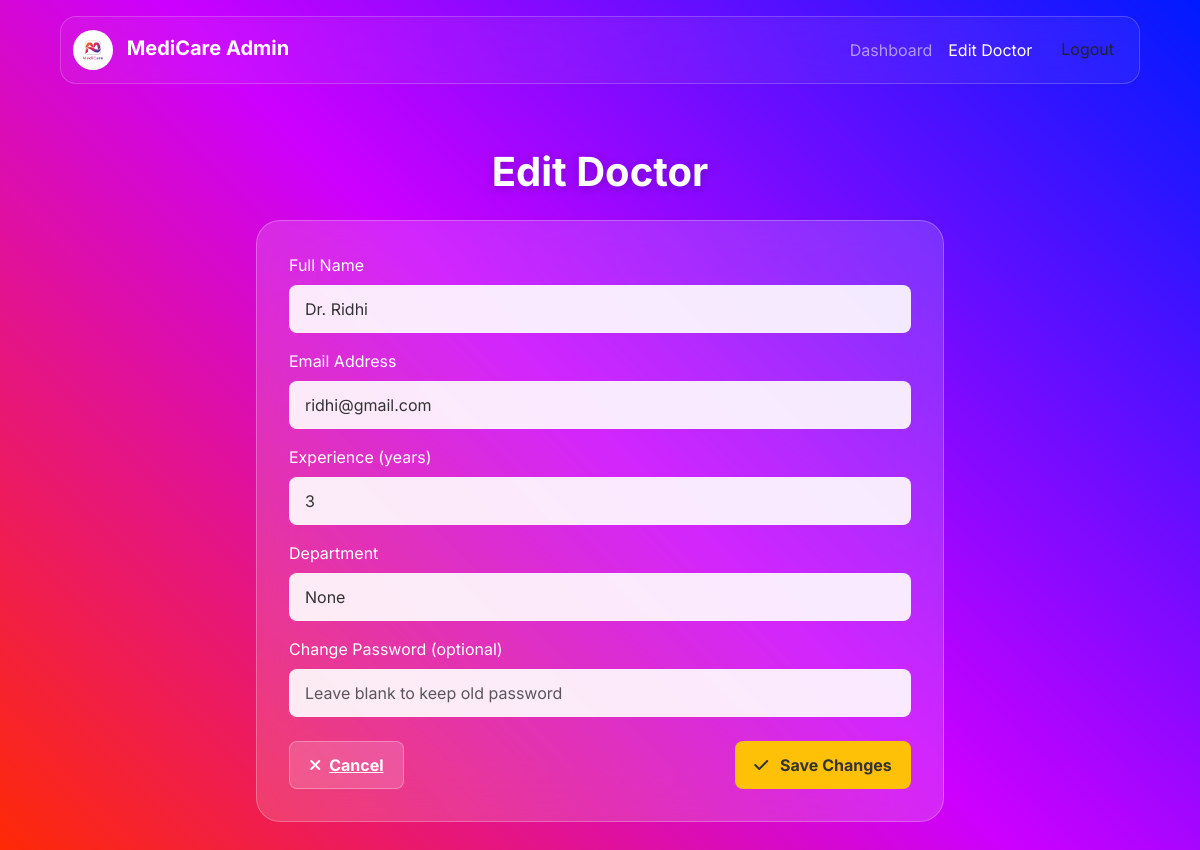
The app's page /edit_doctor/2 with its own data.
### application/models.py (models this page shows)
class Doctor(db.Model):
    __tablename__ = 'doctor'
    id = db.Column(db.Integer(),primary_key = True)
    doctor_name = db.Column(db.String(), nullable=False)
    password = db.Column(db.String(), nullable=False)
    email = db.Column(db.String(), nullable=False)
    department_id = db.Column(db.Integer(), db.ForeignKey('department.id'), nullable=False)
    user_id = db.Column(db.Integer(), db.ForeignKey('user.id', ondelete="CASCADE"), nullable=False)
    type = db.Column(db.String(), nullable=False)
    experience = db.Column(db.Integer(), nullable=False)
    appointment = db.relationship('Appointment', backref='doctor', cascade="all, delete-orphan")

class Department(db.Model):
    __tablename__ = 'department'
    id = db.Column(db.Integer(),primary_key = True)
    name = db.Column(db.String())
    description = db.Column(db.String())
    doctor = db.relationship('Doctor', backref='department')

### application/controllers.py (the view, shortened to what this page needs)
@app.route("/edit_doctor/<int:id>", methods=["GET", "POST"])
def edit_doctor(id):
    doctor = Doctor.query.get_or_404(id)
    departments = Department.query.all()
    return render_template("edit_doctor.html", doctor=doctor, departments=departments)

### templates/edit_doctor.html (shortened to what this page needs)
<!DOCTYPE html>
<html lang="en">
<head>
    <link href="https://cdn.jsdelivr.net/npm/bootstrap@5.3.2/dist/css/bootstrap.min.css" rel="stylesheet">
</head>
<body class="landing-page">
    <nav class="navbar navbar-expand-lg admin-navbar navbar-dark sticky-top">
        <div class="container-fluid">
            <a class="navbar-brand" href="/admin">
                <img src="../static/logo2.png" style="height: 40px; border-radius: 50%;">
                <span class="fw-bold ms-2">MediCare Admin</span>
            </a>
            <div class="collapse navbar-collapse">
                <ul class="navbar-nav ms-auto">
                    <li class="nav-item"><a class="nav-link" href="/admin">Dashboard</a></li>
                    <li class="nav-item"><a class="nav-link active" href="#">Edit Doctor</a></li>
                    <li class="nav-item"><a href="/login" class="btn btn-login ms-lg-2">Logout</a></li>
                </ul>
            </div>
        </div>
    </nav>
    <main class="container p-4 p-md-5">
        <h1 class="admin-title mb-4">Edit Doctor</h1>
        <div class="row justify-content-center">
            <div class="col-lg-8 col-md-10">
                <div class="glass-card">
                    <form method="POST">
                        <div class="mb-3">
                            <label class="form-label">Full Name</label>
                            <input type="text" name="doctor_name"
                                class="form-control form-control-admin"
                                value="{{ doctor.doctor_name }}" required>
                        </div>
                        <div class="mb-3">
                            <label class="form-label">Email Address</label>
                            <input type="email" name="email" class="form-control form-control-admin"
                                value="{{ doctor.email }}" required>
                        </div>
                        <div class="mb-3">
                            <label class="form-label">Experience (years)</label>
                            <input type="number" name="experience" class="form-control form-control-admin"
                                value="{{ doctor.experience }}" required>
                        </div>
                        <div class="mb-3">
                            <label class="form-label">Department</label>
                            <select name="department_id" class="form-select form-control-admin" required>
                                {% for dept in departments %}
                                <option value="{{ dept.id }}"
                                    {% if dept.id == doctor.department_id %}selected{% endif %}>
                                    {{ dept.name }}
                                </option>
                                {% endfor %}
                            </select>
                        </div>
                        <div class="mb-3">
                            <label class="form-label">Change Password (optional)</label>
                            <input type="password" name="password"
                                class="form-control form-control-admin"
                                placeholder="Leave blank to keep old password">
                        </div>
                        <div class="d-flex justify-content-between mt-4">
                            <a href="/admin" class="btn-register"><i class="fa-solid fa-xmark me-2"></i>Cancel</a>
                            <button type="submit" class="btn-edit"><i class="fa-solid fa-check me-2"></i> Save Changes</button>
                        </div>
                    </form>
                </div>
            </div>
        </div>
    </main>
</body>
</html>

### templates/edit_doctor.html (style rules this page uses)
html { min-height: 100vh; background-image: linear-gradient(45deg, #ff2a00 0%, #cc00ff 50%, #001aff 100%); background-attachment: fixed; background-size: cover; }
body { font-family: Inter, sans-serif; background: transparent; }
.admin-navbar { background: rgba(255, 255, 255, 0.05); backdrop-filter: blur(30px); border-radius: 1rem; width: 90%; margin: 1rem auto; border: 1px solid rgba(255, 255, 255, 0.2); }
.admin-title { color: white; font-weight: 700; text-align: center; text-shadow: 0 2px 10px rgba(0, 0, 0, 0.2); }
.glass-card { background: rgba(255, 255, 255, 0.15); backdrop-filter: blur(25px); border-radius: 1.5rem; border: 1px solid rgba(255, 255, 255, 0.25); padding: 2rem; color: white; }
.form-control-admin, .form-select-admin { background: rgba(255, 255, 255, 0.9); border: none; border-radius: 0.5rem; padding: 0.75rem 1rem; color: #333; }
.btn-edit { background-color: #ffc107; color: #333; padding: 0.7rem 1.2rem; font-weight: 700; border: none; border-radius: 0.5rem; }
.btn-register { background: rgba(255, 255, 255, 0.15); color: white; border: 1px solid rgba(255, 255, 255, 0.3); padding: 0.7rem 1.2rem; border-radius: 0.5rem; font-weight: bold; }

### records on screen
Doctor: doctor_name "Dr. Ridhi", email "ridhi@gmail.com", experience "3", department_id "None"
